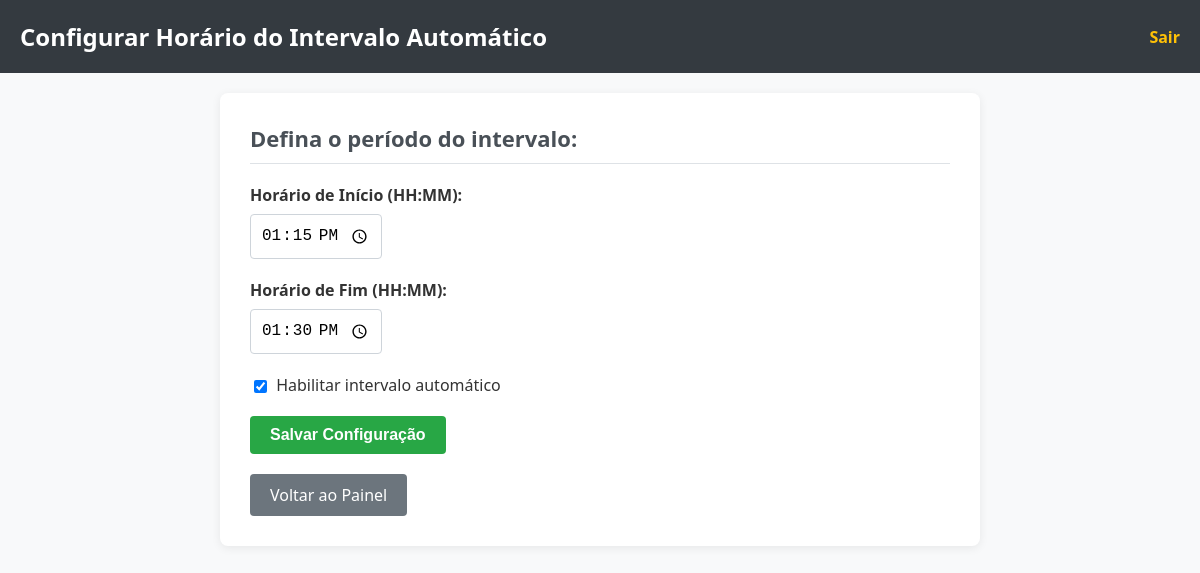
The page /admin/interval/schedule (signed in) on the database as committed earlier.
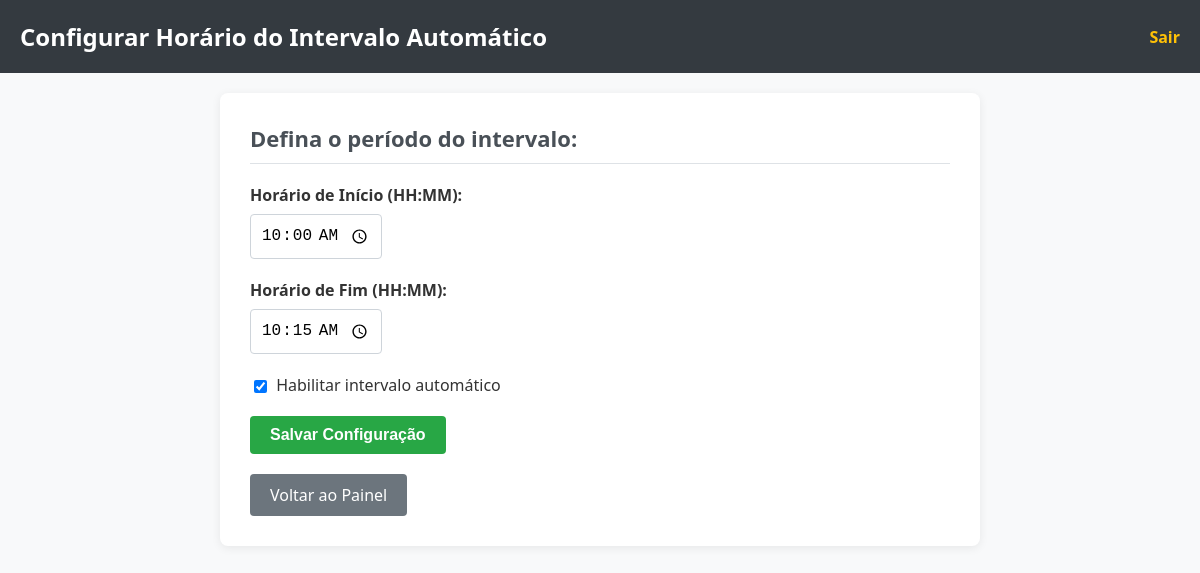
The same page on the database as committed later.
### tables this page shows
CREATE TABLE interval_schedule (id INTEGER PRIMARY KEY CHECK (id = 1), start_time TEXT DEFAULT '10:00', end_time TEXT DEFAULT '10:15', is_enabled BOOLEAN DEFAULT 1);

### app.py (the view, shortened to what this page needs)
@app.route('/admin/interval/schedule', methods=['GET', 'POST'])
def admin_edit_interval_schedule():
    if not session.get('admin_logged_in'): return redirect(url_for('admin_login'))
    db = get_db()
    schedule = db.execute("SELECT start_time, end_time, is_enabled FROM interval_schedule WHERE id = 1").fetchone()
    return render_template('admin_edit_interval_schedule.html', schedule=dict(schedule))

### app.py (called while the page is built)
def get_db():
    db = getattr(g, '_database', None)
    if db is None:
        db = g._database = sqlite3.connect(DATABASE)
        db.row_factory = sqlite3.Row
    return db

@app.teardown_appcontext
def close_connection(exception):
    db = getattr(g, '_database', None)
    if db is not None:
        db.close()

### templates/admin_edit_interval_schedule.html (shortened to what this page needs)
<!DOCTYPE html>
<html lang="pt-BR">
<head>
</head>
<body>
    <div class="header">
        <h1>Configurar Horário do Intervalo Automático</h1>
        <a href="{{ url_for('admin_logout') }}">Sair</a>
    </div>
    <div class="container">
        <h2>Defina o período do intervalo:</h2>
        <form method="POST">
            <div class="form-group">
                <label for="start_time">Horário de Início (HH:MM):</label>
                <input type="time" id="start_time" name="start_time" value="{{ schedule.start_time if schedule else '10:00' }}" required>
            </div>
            <div class="form-group">
                <label for="end_time">Horário de Fim (HH:MM):</label>
                <input type="time" id="end_time" name="end_time" value="{{ schedule.end_time if schedule else '10:15' }}" required>
            </div>
            <div class="form-group">
                <input type="checkbox" id="is_enabled" name="is_enabled" {% if schedule and schedule.is_enabled %}checked{% endif %}>
                <label for="is_enabled" style="display: inline; font-weight: normal;">Habilitar intervalo automático</label>
            </div>
            <button type="submit" class="btn-save">Salvar Configuração</button>
        </form>
        <a href="{{ url_for('admin_dashboard') }}" class="btn-back">Voltar ao Painel</a>
    </div>
</body>
</html>

Rows that differ between the two databases and show on the page:
changed interval_schedule: start_time "13:15" → "10:00"; end_time "13:30" → "10:15"
